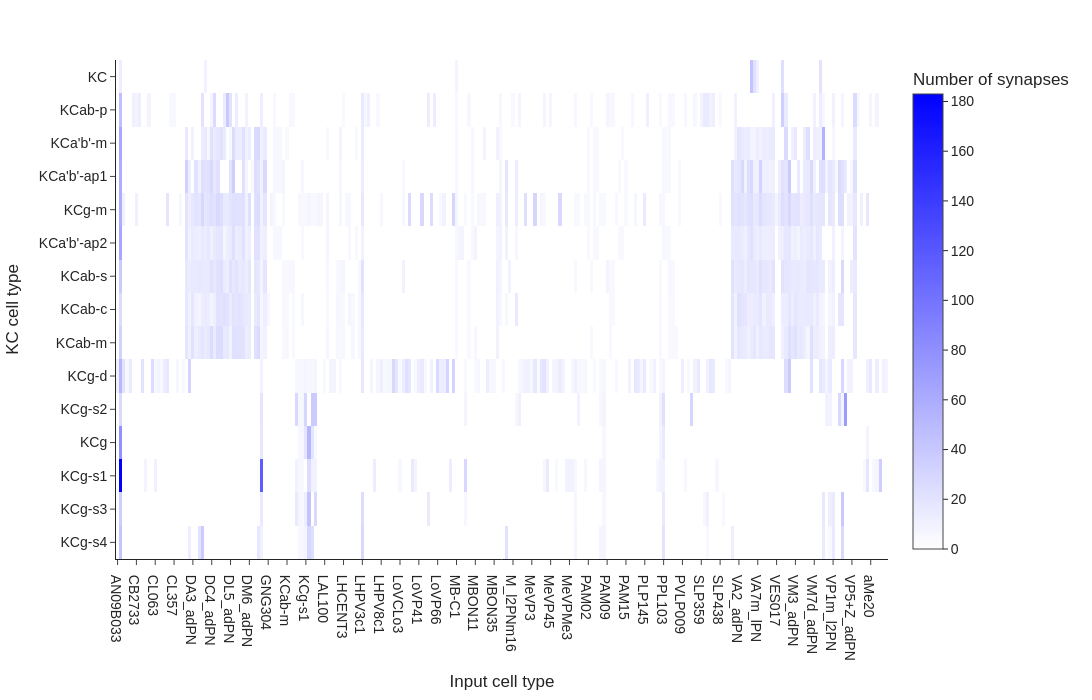

The code cell stored with this chart in its notebook:
### Code cell
fig_heatmap_input_clust = px.imshow(
    heatmap_clustered,
    labels={
        "x": "Input cell type",
        "y": "KC cell type",
        "color": "Number of synapses"
    },
    color_continuous_scale=[[0, "white"],[1, "blue"]],
    aspect="auto"
)
fig_heatmap_input_clust.update_layout(
    width=1200,
    height=700,
    template="simple_white",
    font=dict(family="Arial", size=14)
)
fig_heatmap_input_clust.show()

### Figure 1 — Plotly figure (JSON) as saved in the notebook; plotly's stock layout.template omitted (floating-point values rounded to 4 significant figures; data arrays with more than 128 entries replaced by an {"elided": "..."} marker saying what was removed)
{"data": [{"coloraxis": "coloraxis", "hovertemplate": "Input cell type: %{x}<br>KC cell type: %{y}<br>Number of synapses: %{z}<extra></extra>", "name": "0", "type": "heatmap", "x": {"elided": "246 str values"}, "xaxis": "x", "y": ["KC", "KCab-p", "KCa'b'-m", "KCa'b'-ap1", "KCg-m", "KCa'b'-ap2", "KCab-s", "KCab-c", "KCab-m", "KCg-d", "KCg-s2", "KCg", "KCg-s1", "KCg-s3", "KCg-s4"], "yaxis": "y", "z": {"elided": "15x246 float values"}}], "layout": {"coloraxis": {"autocolorscale": false, "colorbar": {"title": {"text": "Number of synapses"}}, "colorscale": [[0, "white"], [1, "blue"]]}, "font": {"family": "Arial", "size": 14}, "height": 700, "margin": {"t": 60}, "width": 1200, "xaxis": {"anchor": "y", "domain": [0, 1], "title": {"text": "Input cell type"}}, "yaxis": {"anchor": "x", "autorange": "reversed", "domain": [0, 1], "title": {"text": "KC cell type"}}}}
